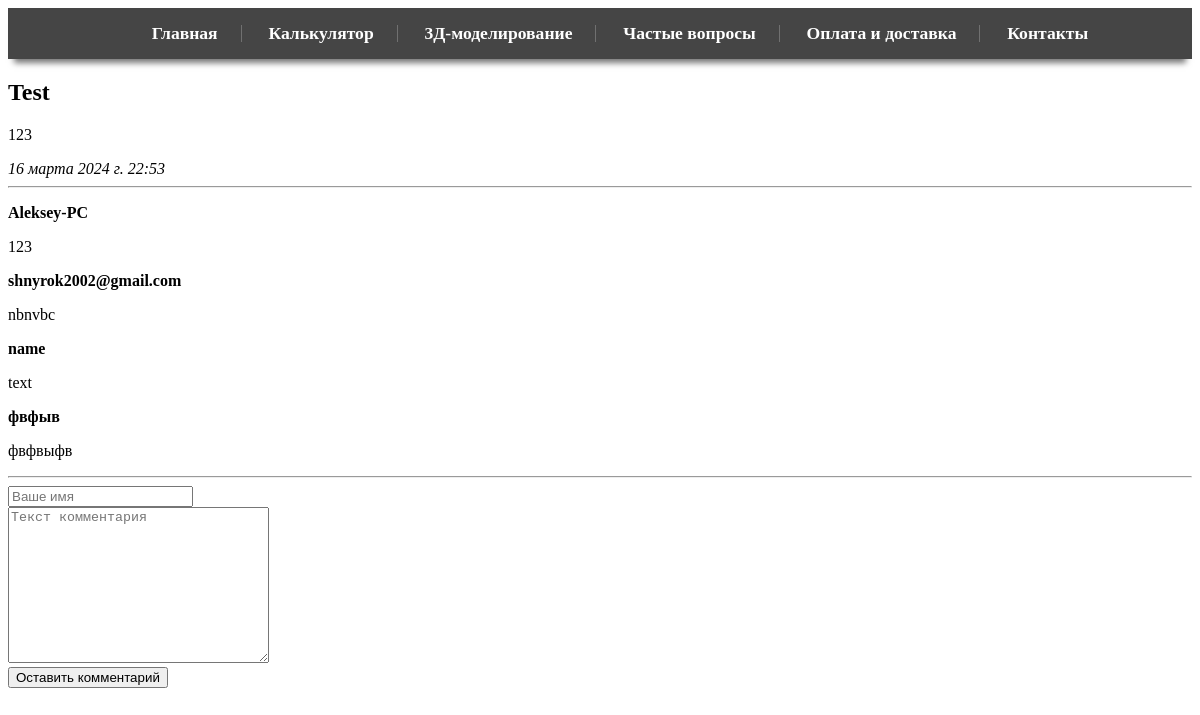
Page /blogs/3/ on the committed database.
### UnderSteer/apps/blogs/models.py (models this page shows, shortened)
class Post(models.Model):
    blog = models.ForeignKey(Blog,on_delete = models.CASCADE)
    post_title = models.CharField('название поста', max_length = 200)
    post_text = models.TextField('текст поста')
    posted_date = models.DateTimeField('время записи')

class Comment(models.Model):
    post = models.ForeignKey(Post,on_delete = models.CASCADE)
    author_name = models.CharField('имя автора',max_length = 200)
    comment_text = models.TextField('текст комментария')
    comment_date = models.DateTimeField('время комментария')

### UnderSteer/apps/blogs/views.py (the view)
# urls.py: path('<int:post_id>/', views.detail, name = 'detail'),
def detail(request,post_id):
    try:
        p = Post.objects.get(id = post_id)
    except:
        raise Http404("Запись не найдена")
    latest_comments_list = p.comment_set.order_by('-id')
    return render(request, 'blogs/detail.html',{'post':p,'latest_comments_list':latest_comments_list})

### UnderSteer/templates/blogs/detail.html (shortened to what this page needs)
{% extends 'base.html' %}
{% block content %}
<h2>{{post.post_title}}</h2>
<p>{{post.post_text}}</p>
<em>{{post.posted_date}}</em>
<hr>
{% if latest_comments_list %}
{% for p in latest_comments_list %}
            <p>
                <strong>{{p.author_name}}</strong>
                <p>{{p.comment_text}}</p>
            </p>
        {% endfor %}
{% else %}
Комментарии не найдены! Станьте первым
{% endif %}
<hr>
<form action="{% url 'blogs:leave_comment' post.id %}" method ='POST'>
    <input type="text" required placeholder="Ваше имя" name="name"><br>
    <textarea name="text" required placeholder="Текст комментария" cols="30" rows="10"></textarea><br>
    <button type='submit'>Оставить комментарий</button>
</form>
{% endblock %}

### rows in the picture
Post: post_title "Test", post_text "123", posted_date "16 марта 2024 г. 22:53"
Comment: author_name "Aleksey-PC", comment_text "123"
Comment: author_name "shnyrok2002@gmail.com", comment_text "nbnvbc"
Comment: author_name "name", comment_text "text"
Comment: author_name "фвфыв", comment_text "фвфвыфв"
